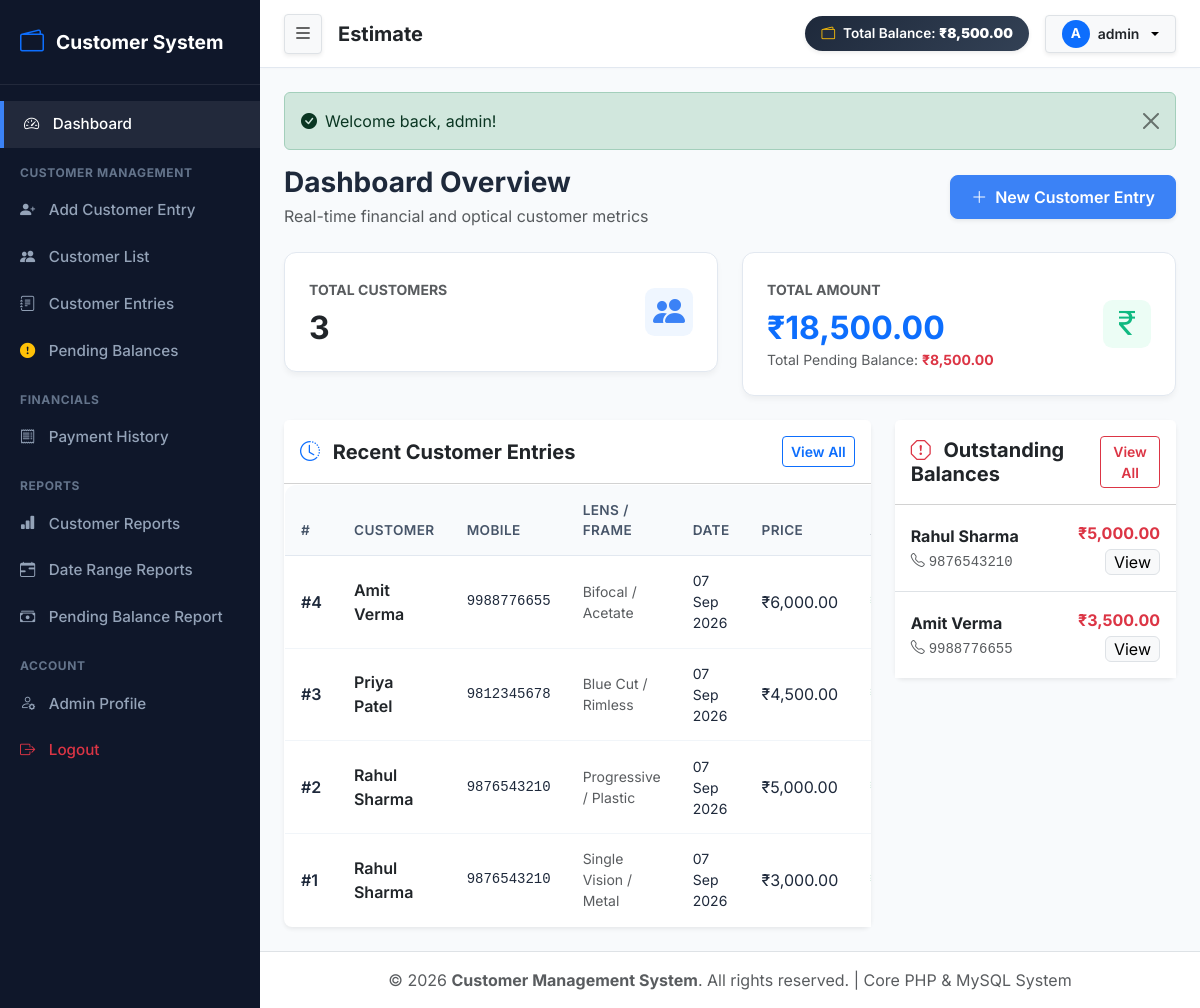
Page /admin/dashboard.php (signed in) on the committed database.
### tables this page shows
CREATE TABLE customer_entries (
    id INT AUTO_INCREMENT PRIMARY KEY,
    customer_id INT NOT NULL,
    power_id INT NULL,
    lens_type_id INT NULL,
    frame_type_id INT NULL,
    entry_date DATE NOT NULL,
    price DECIMAL(10,2) NOT NULL DEFAULT 0.00,
    advanced DECIMAL(10,2) NOT NULL DEFAULT 0.00,
    balance DECIMAL(10,2) NOT NULL DEFAULT 0.00,
    status ENUM('Paid', 'Pending') NOT NULL DEFAULT 'Pending',
    notes TEXT NULL,
    created_at TIMESTAMP DEFAULT CURRENT_TIMESTAMP,
    updated_at TIMESTAMP DEFAULT CURRENT_TIMESTAMP ON UPDATE CURRENT_TIMESTAMP,
    FOREIGN KEY (customer_id) REFERENCES customers(id) ON DELETE CASCADE,
    FOREIGN KEY (power_id) REFERENCES powers(id) ON DELETE SET NULL,
    FOREIGN KEY (lens_type_id) REFERENCES lens_types(id) ON DELETE SET NULL,
    FOREIGN KEY (frame_type_id) REFERENCES frame_types(id) ON DELETE SET NULL,
    INDEX idx_customer_id (customer_id),
    INDEX idx_entry_date (entry_date),
    INDEX idx_status (status)
);

CREATE TABLE customers (
    id INT AUTO_INCREMENT PRIMARY KEY,
    name VARCHAR(100) NOT NULL,
    mobile VARCHAR(15) NOT NULL UNIQUE,
    created_at TIMESTAMP DEFAULT CURRENT_TIMESTAMP,
    updated_at TIMESTAMP DEFAULT CURRENT_TIMESTAMP ON UPDATE CURRENT_TIMESTAMP,
    INDEX idx_mobile (mobile),
    INDEX idx_name (name)
);

CREATE TABLE lens_types (
    id INT AUTO_INCREMENT PRIMARY KEY,
    name VARCHAR(100) NOT NULL UNIQUE,
    status ENUM('active', 'inactive') NOT NULL DEFAULT 'active',
    created_at TIMESTAMP DEFAULT CURRENT_TIMESTAMP,
    updated_at TIMESTAMP DEFAULT CURRENT_TIMESTAMP ON UPDATE CURRENT_TIMESTAMP
);

CREATE TABLE frame_types (
    id INT AUTO_INCREMENT PRIMARY KEY,
    name VARCHAR(100) NOT NULL UNIQUE,
    status ENUM('active', 'inactive') NOT NULL DEFAULT 'active',
    created_at TIMESTAMP DEFAULT CURRENT_TIMESTAMP,
    updated_at TIMESTAMP DEFAULT CURRENT_TIMESTAMP ON UPDATE CURRENT_TIMESTAMP
);

### admin/dashboard.php (the view, shortened to what this page needs)
<?php
require_once __DIR__ . '/../includes/header.php';
$stats = getDashboardStats();
$db = Database::getConnection();
$recentStmt = $db->query("
    SELECT
        ce.id, ce.entry_date, ce.price, ce.advanced, ce.balance, ce.status,
        c.id as customer_id, c.name as customer_name, c.mobile as customer_mobile,
        lt.name as lens_type_name,
        ft.name as frame_type_name
    FROM customer_entries ce
    JOIN customers c ON ce.customer_id = c.id
    LEFT JOIN lens_types lt ON ce.lens_type_id = lt.id
    LEFT JOIN frame_types ft ON ce.frame_type_id = ft.id
    ORDER BY ce.id DESC
    LIMIT 10
");
$recentEntries = $recentStmt->fetchAll();
$pendingStmt = $db->query("
    SELECT
        c.id as customer_id, c.name as customer_name, c.mobile as customer_mobile,
        SUM(ce.price) as total_price,
        SUM(ce.advanced) as total_advanced,
        SUM(ce.balance) as pending_balance,
        MAX(ce.entry_date) as last_entry_date
    FROM customers c
    JOIN customer_entries ce ON c.id = ce.customer_id
    GROUP BY c.id, c.name, c.mobile
    HAVING pending_balance > 0
    ORDER BY pending_balance DESC
    LIMIT 10
");
$pendingCustomers = $pendingStmt->fetchAll();
?>
<div class="d-flex justify-content-between align-items-center mb-4">
    <div>
        <h3 class="fw-bold mb-1">Dashboard Overview</h3>
        <p class="text-muted m-0">Real-time financial and optical customer metrics</p>
    </div>
    <div>
        <a href="../entries/add.php" class="btn btn-primary shadow-sm"><i class="bi bi-plus-lg me-1"></i> New Customer Entry</a>
    </div>
</div>
<div class="row g-4 mb-4">
    <div class="col-12 col-md-6">
        <div class="card card-stat p-4">
            <div class="d-flex align-items-center justify-content-between">
                <div>
                    <span class="text-muted small fw-bold text-uppercase">Total Customers</span>
                    <h2 class="fw-bold text-dark mt-2 mb-0"><?php echo number_format($stats['total_customers']); ?></h2>
                </div>
                <div class="icon-box bg-light-primary p-3 fs-2">
                    <i class="bi bi-people-fill"></i>
                </div>
            </div>
        </div>
    </div>
    <div class="col-12 col-md-6">
        <div class="card card-stat p-4">
            <div class="d-flex align-items-center justify-content-between">
                <div>
                    <span class="text-muted small fw-bold text-uppercase">Total Amount</span>
                    <h2 class="fw-bold text-primary mt-2 mb-0"><?php echo formatCurrency($stats['total_price']); ?></h2>
                    <small class="text-muted">Total Pending Balance: <strong class="text-danger"><?php echo formatCurrency($stats['total_balance']); ?></strong></small>
                </div>
                <div class="icon-box bg-light-success p-3 fs-2">
                    <i class="bi bi-currency-rupee"></i>
                </div>
            </div>
        </div>
    </div>
</div>
<div class="row g-4">
    <div class="col-12 col-xl-8">
        <div class="card border-0 shadow-sm rounded-3">
            <div class="card-header bg-white py-3 d-flex justify-content-between align-items-center">
                <h5 class="fw-bold m-0 text-dark"><i class="bi bi-clock-history text-primary me-2"></i> Recent Customer Entries</h5>
                <a href="../entries/index.php" class="btn btn-sm btn-outline-primary fw-semibold">View All</a>
            </div>
            <div class="table-responsive">
                <table class="table table-custom mb-0">
                    <thead>
                        <tr>
                            <th>#</th>
                            <th>Customer</th>
                            <th>Mobile</th>
                            <th>Lens / Frame</th>
                            <th>Date</th>
                            <th>Price</th>
                            <th>Advanced</th>
                        </tr>
                    </thead>
                    <tbody>
                        <?php if (empty($recentEntries)): ?>
                            <tr>
                                <td colspan="9" class="text-center py-4 text-muted">No customer entries found.</td>
                            </tr>
                        <?php else: ?>
                            <?php foreach ($recentEntries as $index => $row): ?>
                                <tr>
                                    <td class="fw-semibold">#<?php echo $row['id']; ?></td>
                                    <td>
                                        <a href="../customers/view.php?id=<?php echo $row['customer_id']; ?>" class="fw-semibold text-decoration-none text-dark">
                                            <?php echo htmlspecialchars($row['customer_name']); ?>
                                        </a>
                                    </td>
                                    <td class="font-monospace small"><?php echo htmlspecialchars($row['customer_mobile']); ?></td>
                                    <td class="small text-muted">
                                        <?php echo htmlspecialchars($row['lens_type_name'] ?? 'N/A'); ?> /
                                        <?php echo htmlspecialchars($row['frame_type_name'] ?? 'N/A'); ?>
                                    </td>
                                    <td class="small"><?php echo date('d M Y', strtotime($row['entry_date'])); ?></td>
                                    <td><?php echo formatCurrency($row['price']); ?></td>
                                    <td class="text-success"><?php echo formatCurrency($row['advanced']); ?></td>
                                </tr>
                            <?php endforeach; ?>
                        <?php endif; ?>
                    </tbody>
                </table>
            </div>
        </div>
    </div>
    <div class="col-12 col-xl-4">
        <div class="card border-0 shadow-sm rounded-3">
            <div class="card-header bg-white py-3 d-flex justify-content-between align-items-center">
                <h5 class="fw-bold m-0 text-dark"><i class="bi bi-exclamation-octagon text-danger me-2"></i> Outstanding Balances</h5>
                <a href="../customers/pending.php" class="btn btn-sm btn-outline-danger fw-semibold">View All</a>
            </div>
            <div class="card-body p-0">
                <?php if (empty($pendingCustomers)): ?>
                    <div class="p-4 text-center text-muted">
                        <i class="bi bi-check2-circle fs-1 text-success d-block mb-2"></i>
                        No pending balances found! All accounts cleared.
                    </div>
                <?php else: ?>
                    <div class="list-group list-group-flush">
                        <?php foreach ($pendingCustomers as $pc): ?>
                            <div class="list-group-item p-3 d-flex justify-content-between align-items-center">
                                <div>
                                    <a href="../customers/view.php?id=<?php echo $pc['customer_id']; ?>" class="fw-bold text-dark text-decoration-none d-block">
                                        <?php echo htmlspecialchars($pc['customer_name']); ?>
                                    </a>
                                    <small class="text-muted font-monospace"><i class="bi bi-telephone me-1"></i><?php echo htmlspecialchars($pc['customer_mobile']); ?></small>
                                </div>
                                <div class="text-end">
                                    <span class="fw-bold text-danger d-block"><?php echo formatCurrency($pc['pending_balance']); ?></span>
                                    <a href="../customers/view.php?id=<?php echo $pc['customer_id']; ?>" class="btn btn-xs btn-light border px-2 py-0 fs-7 mt-1">View</a>
                                </div>
                            </div>
                        <?php endforeach; ?>
                    </div>
                <?php endif; ?>
            </div>
        </div>
    </div>
</div>
<?php require_once __DIR__ . '/../includes/footer.php'; ?>

### rows in the picture
customer_entries: id "4", customer.name "Amit Verma", customer.mobile "9988776655", lens_type.name "Bifocal", frame_type.name "Acetate", entry_date "07 Sep 2026", price "₹6,000.00"
customer_entries: id "3", customer.name "Priya Patel", customer.mobile "9812345678", lens_type.name "Blue Cut", frame_type.name "Rimless", entry_date "07 Sep 2026", price "₹4,500.00"
customer_entries: id "2", customer.name "Rahul Sharma", customer.mobile "9876543210", lens_type.name "Progressive", frame_type.name "Plastic", entry_date "07 Sep 2026", price "₹5,000.00"
customer_entries: id "1", customer.name "Rahul Sharma", customer.mobile "9876543210", lens_type.name "Single Vision", frame_type.name "Metal", entry_date "07 Sep 2026", price "₹3,000.00"
customers: name "Rahul Sharma", mobile "9876543210", pending_balance "₹5,000.00"
customers: name "Amit Verma", mobile "9988776655", pending_balance "₹3,500.00"

### other values in the picture
formatCurrency($headerStats['total_balance'] ?? 0) "₹8,500.00"
substr($adminName, 0, 1) "A"
$adminName "admin"
$_SESSION['flash_success'] "Welcome back, admin!"
$stats['total_customers'] "3"
formatCurrency($stats['total_price']) "₹18,500.00"
formatCurrency($stats['total_balance']) "₹8,500.00"
